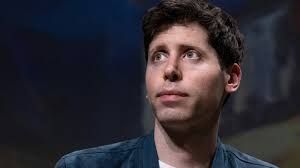
#> input picture images_for_MV/sam_face2.jpg, 300 x 168 px, found by its file name
$ jupyter execute blur_filtering.ipynb
#> lines starting #> are read from the running program, lines starting #| are printed output that depends on the picture; after the words box and inside, x2 and y2 are one past the last pixel; in counts of white or black regions, pixels touching at a corner belong together
[cell 1]
import cv2
import numpy as np
import matplotlib.pyplot as plt

image = cv2.imread('sam_face2.jpg')
#> image is the input picture: shape (168, 300, 3); mean B, G, R 50.3, 42.6, 45.6
plt.imshow(image[...,::-1])

[cell 2]
height, width = image.shape[:2]
#> height = 168; width = 300

# Simply use indexing to crop out the rectangle we desire
cropped = image[0:120 ,140:240 ]
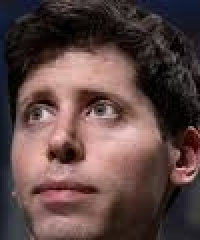
#> cropped: shape (120, 100, 3) (shown 2 times larger); mean B, G, R 68.2, 70.3, 92.8

plt.imshow(cropped[...,::-1])

[cell 3]
# Creating our 7 x 7 kernel
kernel_7x7 = np.ones((7, 7), np.float32) / 49

blurred = cv2.filter2D(cropped, -1, kernel_7x7)
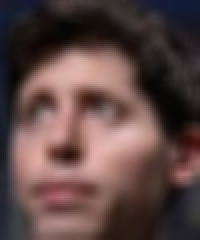
#> blurred: shape (120, 100, 3) (shown 2 times larger); mean B, G, R 68.2, 70.3, 92.8

plt.figure(figsize=[15,5])
# plt.subplot(131);plt.imshow(image[...,::-1]);plt.title("Original");
# plt.subplot(132);plt.imshow(blurred[...,::-1]);plt.title("blurred with 3x3 filter");
# plt.subplot(133);
plt.imshow(blurred[...,::-1]);plt.title("blurred with 7x7 filter");

[cell 4]
image[0:120, 140:240] = blurred
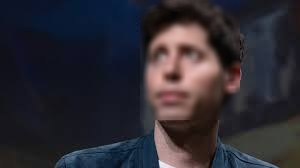
#> image: shape (168, 300, 3); mean B, G, R 50.3, 42.6, 45.6
plt.imshow(image[...,::-1]);plt.title("blurred with base image");

$ run again, with images_for_MV/sam_face1.jpg copied over images_for_MV/sam_face2.jpg
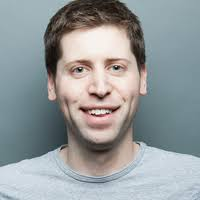
#> input picture images_for_MV/sam_face1.jpg, 200 x 200 px, found by its file name
#> image is the input picture: shape (200, 200, 3); mean B, G, R 155.8, 154.3, 149.3
#> `blurred = cv2.filter2D(cropped, -1, kernel_7x7)`:
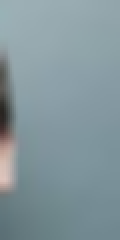
#> blurred: shape (120, 60, 3) (shown 2 times larger); mean B, G, R 156.7, 150.4, 131.5
#> `image[0:120, 140:240] = blurred`:
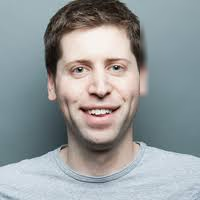
#> image: shape (200, 200, 3); 9.95% of pixels changed, all inside (x1, y1, x2, y2) = (140, 0, 200, 120)
